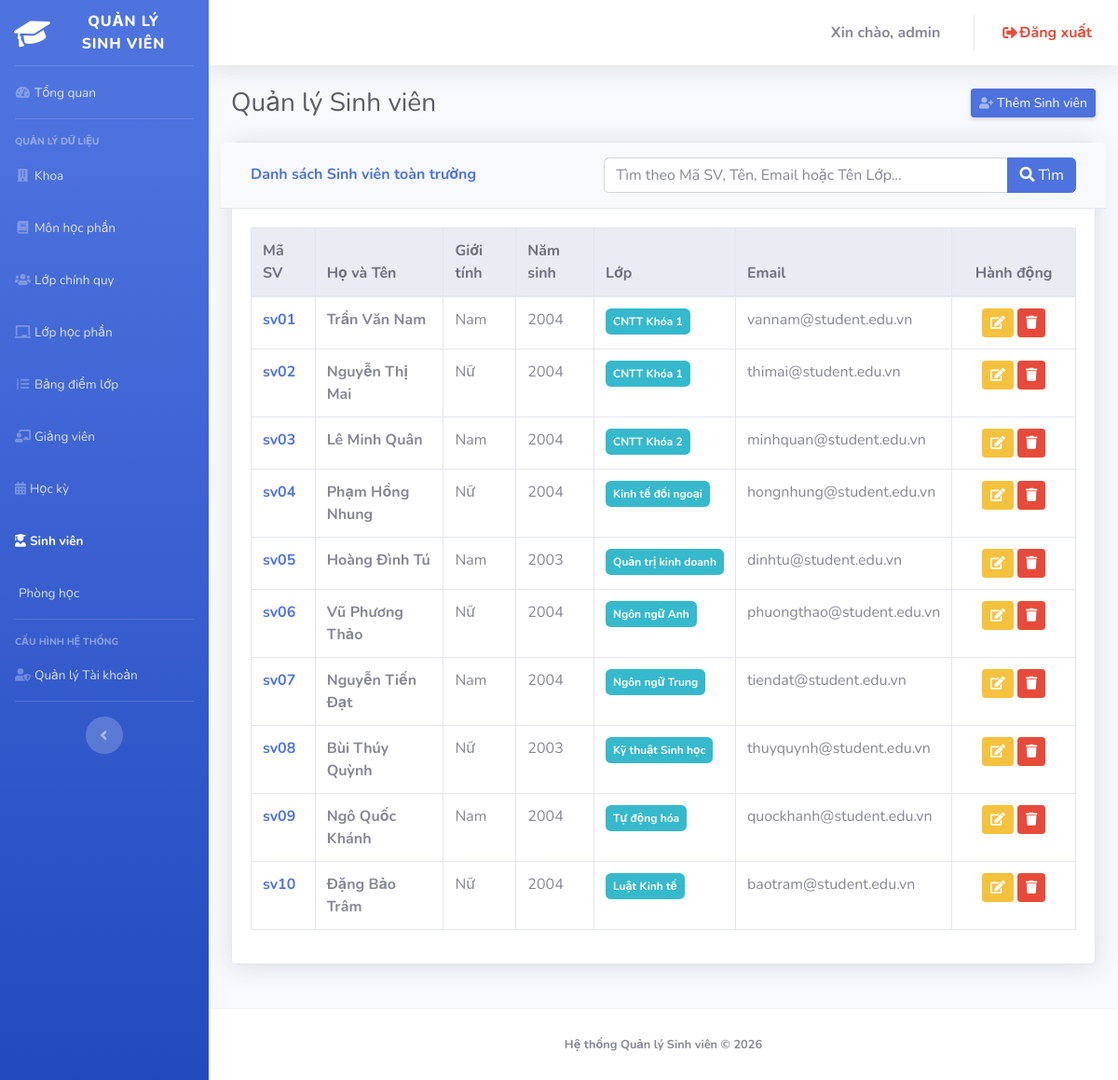
/admin/index.php?page=students (signed in), run on the app's committed database.
### tables this page shows
CREATE TABLE `students` (
  `maSV` varchar(20) NOT NULL,
  `hoTen` varchar(100) NOT NULL,
  `gioiTinh` varchar(10) DEFAULT NULL,
  `namSinh` int(11) DEFAULT NULL,
  `diaChi` varchar(200) DEFAULT NULL,
  `email` varchar(100) DEFAULT NULL,
  `sdt` varchar(20) DEFAULT NULL,
  `maLop` varchar(20) NOT NULL
);

CREATE TABLE `classes` (
  `maLop` varchar(20) NOT NULL,
  `tenLop` varchar(100) NOT NULL,
  `email` varchar(100) DEFAULT NULL,
  `maKhoa` varchar(20) NOT NULL,
  `maGV` varchar(20) NOT NULL
);

### admin/students.php (the view, shortened to what this page needs)
<?php
$keyword = $_GET['keyword'] ?? '';
$limit = 10;
$p = isset($_GET['p']) ? (int)$_GET['p'] : 1;
$offset = (int)(($p - 1) * $limit);
$baseSelect = "SELECT s.*, c.tenLop
               FROM Students s
               LEFT JOIN Classes c ON s.maLop = c.maLop";
if ($keyword !== '') {
    $searchTerm = "%$keyword%";
    $countSql = "SELECT COUNT(*) FROM Students s
                 LEFT JOIN Classes c ON s.maLop = c.maLop
                 WHERE s.maSV LIKE ? OR s.hoTen LIKE ? OR s.email LIKE ? OR c.tenLop LIKE ?";
    $countStmt = $pdo->prepare($countSql);
    $countStmt->execute([$searchTerm, $searchTerm, $searchTerm, $searchTerm]);
    $totalRows = $countStmt->fetchColumn();
    $sql = $baseSelect . " WHERE s.maSV LIKE ? OR s.hoTen LIKE ? OR s.email LIKE ? OR c.tenLop LIKE ? LIMIT $limit OFFSET $offset";
    $stmt = $pdo->prepare($sql);
    $stmt->execute([$searchTerm, $searchTerm, $searchTerm, $searchTerm]);
} else {
    $sql = $baseSelect . " LIMIT $limit OFFSET $offset";
    $stmt = $pdo->query($sql);
}
$students = $stmt->fetchAll();
?>
<div class="d-sm-flex align-items-center justify-content-between mb-4">
    <h1 class="h3 mb-0 text-gray-800">Quản lý Sinh viên</h1>
    <button href="#" class="d-none d-sm-inline-block btn btn-sm btn-primary shadow-sm" data-toggle="modal" data-target="#addModal">
        <i class="fas fa-user-plus fa-sm text-white-50"></i> Thêm Sinh viên
    </button>
</div>
<div class="card shadow mb-4">
    <div class="card-header py-3 row align-items-center">
        <div class="col-md-5 mt-2">
            <h6 class="font-weight-bold text-primary">Danh sách Sinh viên toàn trường</h6>
        </div>
        <div class="col-md-7">
            <form method="GET" action="index.php" class="mb-0">
                <div class="input-group w-100">
                    <input type="text" name="keyword" class="form-control" placeholder="Tìm theo Mã SV, Tên, Email hoặc Tên Lớp..." value="<?= htmlspecialchars($keyword) ?>">
                    <div class="input-group-append">
                        <button class="btn btn-primary" type="submit">
                            <i class="fas fa-search"></i> Tìm
                        </button>
                    </div>
                </div>
            </form>
        </div>
    </div>
    <div class="card-body">
        <div class="table-responsive">
            <table class="table table-bordered table-hover align-middle" width="100%" cellspacing="0">
                <thead class="thead-light">
                    <tr>
                        <th>Mã SV</th>
                        <th>Họ và Tên</th>
                        <th>Giới tính</th>
                        <th>Năm sinh</th>
                        <th>Lớp</th>
                        <th>Email</th>
                        <th width="15%" class="text-center">Hành động</th>
                    </tr>
                </thead>
                <tbody>
                    <?php if(empty($students)): ?>
                        <tr><td colspan="7" class="text-center py-3">Không có dữ liệu</td></tr>
                    <?php else: ?>
                        <?php foreach ($students as $s): ?>
                        <tr>
                            <td class="font-weight-bold text-primary"><?= htmlspecialchars($s['maSV']) ?></td>
                            <td class="font-weight-bold"><?= htmlspecialchars($s['hoTen']) ?></td>
                            <td><?= htmlspecialchars($s['gioiTinh']) ?></td>
                            <td><?= htmlspecialchars($s['namSinh']) ?></td>
                            <td><span class="badge badge-info p-2"><?= htmlspecialchars($s['tenLop'] ?? 'Chưa phân lớp') ?></span></td>
                            <td><?= htmlspecialchars($s['email']) ?></td>
                            <td class="text-center">
                                <button type="button" class="btn btn-warning btn-sm"
                                        onclick='openEditModal(<?= json_encode($s, JSON_HEX_TAG | JSON_HEX_APOS | JSON_HEX_QUOT | JSON_HEX_AMP | JSON_UNESCAPED_UNICODE) ?>)'>
                                    <i class="fas fa-edit"></i>
                                </button>
                                <form method="POST" class="d-inline">
                                    <button type="submit" class="btn btn-danger btn-sm" onclick="return confirm('Bạn chắc chắn muốn xóa Sinh viên này?')">
                                        <i class="fas fa-trash"></i>
                                    </button>
                                </form>
                            </td>
                        </tr>
                        <?php endforeach; ?>
                    <?php endif; ?>
                </tbody>
            </table>
        </div>
    </div>
</div>

### data on the page
students: maSV "sv01", hoTen "Trần Văn Nam", gioiTinh "Nam", namSinh "2004", maLop.tenLop "CNTT Khóa 1", email "vannam@student.edu.vn"
students: maSV "sv02", hoTen "Nguyễn Thị Mai", gioiTinh "Nữ", namSinh "2004", maLop.tenLop "CNTT Khóa 1", email "thimai@student.edu.vn"
students: maSV "sv03", hoTen "Lê Minh Quân", gioiTinh "Nam", namSinh "2004", maLop.tenLop "CNTT Khóa 2", email "minhquan@student.edu.vn"
students: maSV "sv04", hoTen "Phạm Hồng Nhung", gioiTinh "Nữ", namSinh "2004", maLop.tenLop "Kinh tế đối ngoại", email "hongnhung@student.edu.vn"
students: maSV "sv05", hoTen "Hoàng Đình Tú", gioiTinh "Nam", namSinh "2003", maLop.tenLop "Quản trị kinh doanh", email "dinhtu@student.edu.vn"
students: maSV "sv06", hoTen "Vũ Phương Thảo", gioiTinh "Nữ", namSinh "2004", maLop.tenLop "Ngôn ngữ Anh", email "phuongthao@student.edu.vn"
students: maSV "sv07", hoTen "Nguyễn Tiến Đạt", gioiTinh "Nam", namSinh "2004", maLop.tenLop "Ngôn ngữ Trung", email "tiendat@student.edu.vn"
students: maSV "sv08", hoTen "Bùi Thúy Quỳnh", gioiTinh "Nữ", namSinh "2003", maLop.tenLop "Kỹ thuật Sinh học", email "thuyquynh@student.edu.vn"
students: maSV "sv09", hoTen "Ngô Quốc Khánh", gioiTinh "Nam", namSinh "2004", maLop.tenLop "Tự động hóa", email "quockhanh@student.edu.vn"
students: maSV "sv10", hoTen "Đặng Bảo Trâm", gioiTinh "Nữ", namSinh "2004", maLop.tenLop "Luật Kinh tế", email "baotram@student.edu.vn"

### other printed values
$_SESSION['user']['username'] "admin"
